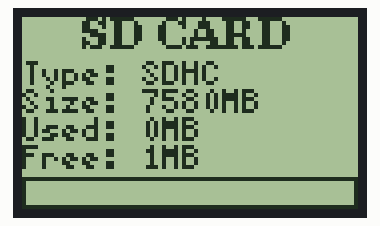
A sketch run on a simulated ESP32. On the bench: 84×48 one-colour display. Storage starts empty; what the sketch prints to the serial monitor is not drawn.

Above: at 0.1 s.

The sketch:

esp32-05-spi-sd-spi-nokia5110.ino
```cpp
/*
   Robot Board SD Card test
   Connection SD-->RobotBoard:
   MISO, MOSI, SCK to OctoBUS SPI header on RobotBoard
   CS to OctoBUS D1 on RobotBoard
*/
#include "FS.h"
#include "SD.h"

#include <U8g2lib.h>
#include <SPI.h>

#include "octopusLAB_ROBOT.h"

// Define CS pin, D1 on OctoBUS
#define SD_CS OB_D1

// Display init
U8G2_PCD8544_84X48_F_4W_HW_SPI u8g2(U8G2_R2, SS, 32);


void readFile(fs::FS &fs, const char * path) {
  Serial.printf("Reading file: %s\n", path);

  File file = fs.open(path);
  if (!file) {
    Serial.println("Failed to open file for reading");
    return;
  }

  Serial.print("Read from file: ");
  while (file.available()) {
    Serial.write(file.read());
  }
  file.close();
}


void setup() {
  Serial.begin(115200);

  Serial.println("Init LCD");
  u8g2.begin();
  u8g2.clearBuffer();
  u8g2.setContrast(130);
  u8g2.setFont(u8g2_font_ncenB08_tr);
  u8g2.drawStr(15, 8, "SD CARD");

  u8g2.setFont(u8g2_font_5x7_tr);
  u8g2.setCursor(0, 17);
  u8g2.print("Type: ");
  u8g2.sendBuffer();

  Serial.println("Init SD");
  if (!SD.begin(SD_CS)) {
    Serial.println("Card Mount Failed");
    u8g2.println("FAILED");
    u8g2.sendBuffer();
    return;
  }
  uint8_t cardType = SD.cardType();

  if (cardType == CARD_NONE) {
    u8g2.println("NO SD");
    u8g2.sendBuffer();
    Serial.println("No SD card attached");
    return;
  }

  Serial.print("SD Card Type: ");
  if (cardType == CARD_MMC) {
    u8g2.println("MMC");
    Serial.println("MMC");
  } else if (cardType == CARD_SD) {
    u8g2.println("SDSC");
    Serial.println("SDSC");
  } else if (cardType == CARD_SDHC) {
    u8g2.println("SDHC");
    Serial.println("SDHC");
  } else {
    u8g2.println("UNKNOWN");
    Serial.println("UNKNOWN");
  }

  u8g2.sendBuffer();

  uint64_t cardSize = SD.cardSize() / (1024 * 1024);

  Serial.printf("SD Card Size: %lluMB\n", cardSize);
  Serial.printf("Used space: %lluMB\n", SD.usedBytes() / (1024 * 1024));
  Serial.printf("Free space: %lluMB\n", (SD.totalBytes()-SD.usedBytes()) / (1024 * 1024));

  u8g2.setCursor(0, 24);
  u8g2.printf("Size: %lluMB\n", cardSize);
  u8g2.setCursor(0, 31);
  u8g2.printf("Used: %lluMB\n", SD.usedBytes() / (1024 * 1024));
  u8g2.setCursor(0, 38);
  u8g2.printf("Free: %lluMB\n", (SD.totalBytes()-SD.usedBytes()) / (1024 * 1024));

  u8g2.drawFrame(0, 40, 84, 8);
  u8g2.drawBox(1,41, map(SD.usedBytes() / 1024, 0, SD.totalBytes() / 1024, 0, 82), 7);

  u8g2.sendBuffer();

}

void loop() {

}
```

octopusLAB_ROBOT.h
```cpp
//octopusLAB - lib 201810
//file: octopus32ROBOT / create: 2018/08 / last update: 2018/10
// PIN as on octopusLAB ESP32 RobotBoard v2
//=========================================

//DC motors with L293D
#define MOTO_12EN 25
#define MOTO_34EN 13
#define MOTO1A 26
#define MOTO2A 12
#define MOTO3A 14
#define MOTO4A 27

//PWM / servos //WS
#define PIN_PWM1 17
#define PIN_PWM2 16
#define PIN_PWM3  4
#define PIN_WS 15

// Define RobotBoard v1 pins
#define MOTO_34EN_V1 15
#define PIN_WS_V1 13

// OctoBUS
#define OB_D1 2
#define OB_D2 1 // UART0 TxD
#define OB_D3 3 // UART0 RxD
```
